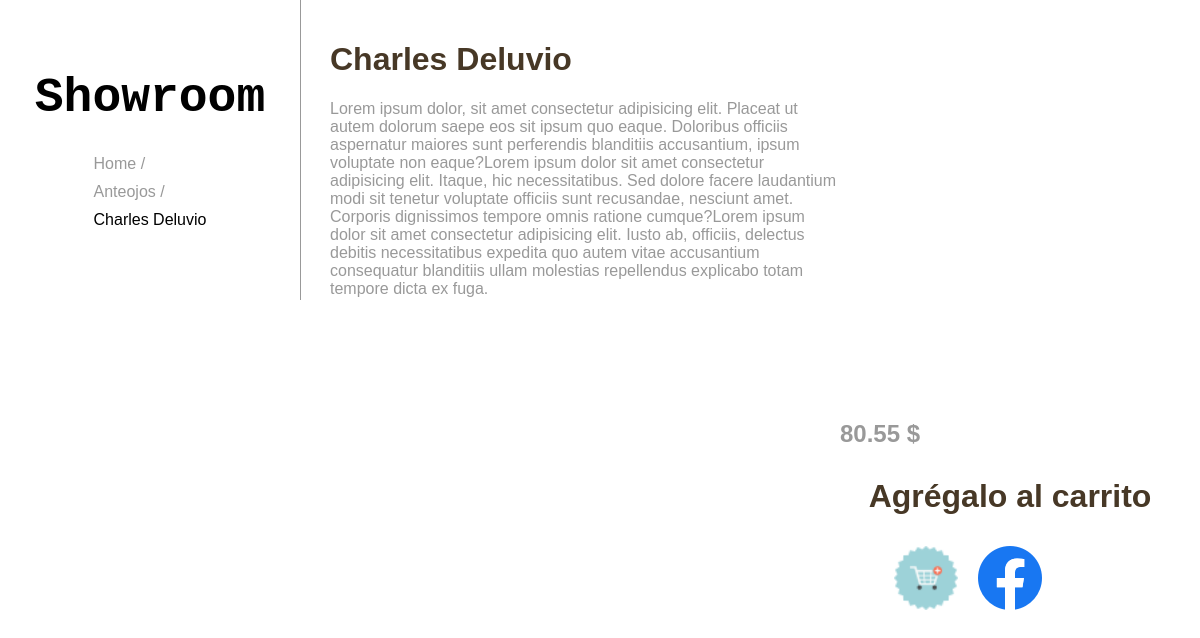
The app's page /categoria/1/producto/3 with its own data.
### tables this page shows
CREATE TABLE `productos` (
  `id` int(11) NOT NULL,
  `nombre` varchar(50) NOT NULL,
  `id_categoria` int(11) NOT NULL,
  `precio` decimal(60,2) NOT NULL,
  `contenido` text NOT NULL,
  `url_img_principal` text NOT NULL
);

CREATE TABLE `categoria` (
  `id` int(11) NOT NULL,
  `nombre` varchar(50) NOT NULL,
  `descripcion` varchar(150) NOT NULL,
  `url_imagen` text NOT NULL
);

### app/http/Request.php (called while the page is built, shortened)
<?php
class Request{
    public function uri(){
        return $this->_uri;
    }
    public function method(){
        return $this->_method;
    }
    public function fromGlobal(){
        $this->_uri= $_SERVER['REQUEST_URI'];
        $this->_method= $_SERVER['REQUEST_METHOD'];
        return $this;
    }
}

### app/controllers/CategoriaController.php (called while the page is built, shortened)
<?php
class CategoriaController{
    public static function producto($req,$param){
        $categorias = new CategoriaRepository($req->datasource);
        $productos = new ProductoRepository($req->datasource);
        $categoria = $categorias->findById($param[0]);
        $producto = $productos->findById($param[1]);
        require_once('../app/views/detalle.php');
    }
}

### app/http/Routing/RoutingMiddleware.php (called while the page is built, shortened)
<?php
class RoutingMiddleware extends Middleware{
    public function router(){
        return $this->_router;
    }
    public function handler($request){
        return $this->router()->handler($request);
    }
}

### app/http/Middlewares/SessionStartMiddlewares.php (called while the page is built, shortened)
<?php
class SessionStartMiddlewares extends Middleware{
    public function handler($request){
        $this->next($request);
    }
}

### public/index.php (called while the page is built, shortened)
<?php
require_once '../autoload.php';
$server = new Server((new Request())->fromGlobal());
$server->use(function($req,$middleware){
    $req->datasource = MysqlDataSource::getInstance();
    $req->mailer = new PhpmailerMailer();
    $middleware->next($req);
});
$server->if('/api',function($server){
    $server->use(new AuthoMiddleware());
    $server->router()->get('/api/producto','app\controllers\ApiController::AllProducto')
    ->get('/api/producto/(\w+)','app\controllers\ApiController::OneProducto')
    ->post('/api/producto','app\controllers\ApiController::CreateProducto')
    ->put('/api/producto/(\w+)','app\controllers\ApiController::UpdateProducto')
    ->patch('/api/producto/(\w+)','app\controllers\ApiController::PatchProducto')
    ->delete('/api/producto/(\w+)','app\controllers\ApiController::DeleteProducto')
    ->get('/api/categoria','app\controllers\ApiController::AllCategoria')
    ->get('/api/categoria/(\w+)','app\controllers\ApiController::OneCategoria')
    ->post('/api/categoria','app\controllers\ApiController::CreateCategoria')
    ->put('/api/categoria/(\w+)','app\controllers\ApiController::UpdateCategoria')
    ->patch('/api/categoria/(\w+)','app\controllers\ApiController::PatchCategoria')
    ->delete('/api/categoria/(\w+)','app\controllers\ApiController::DeleteCategoria')
    ->get('/api/usuario','app\controllers\ApiController::AllUsuario')
    ->get('/api/usuario/(\w+)','app\controllers\ApiController::OneUsuario')
    ->patch('/api/usuario/(\w+)','app\controllers\ApiController::PatchUsuario')
    ->delete('/api/usuario/(\w+)','app\controllers\ApiController::DeleteUsuario');
});
$server->not('/api',function($server){
    $server->use(new SessionStartMiddlewares());
    $server->router()->get('/','app\controllers\HomeController::index')
    ->get('/categoria/(\w+)','app\controllers\CategoriaController::index')
    ->get('/categoria/(\w+)/producto/(\w+)','app\controllers\CategoriaController::producto')
    ->get('/pedido','app\controllers\PedidoController::index')
    ->post('/pedido/presupuesto','app\controllers\PedidoController::presupuesto')
    ->post('/contacto','app\controllers\PedidoController::contacto')
    ->get('/carrito/agregar/(\w+)','app\controllers\CarritoController::agregar')
    ->get('/carrito/incrementar/(\w+)','app\controllers\CarritoController::incrementar')
    ->get('/carrito/reducir/(\w+)','app\controllers\CarritoController::reducir')
    ->get('/carrito/eliminar/(\w)','app\controllers\CarritoController::eliminar')
    ->get('/register','app\controllers\RegisterController::index')
    ->post('/register/create','app\controllers\RegisterController::create');
});
$server->handler();

### app/http/Middlewares/ClosureMiddleware.php (called while the page is built, shortened)
<?php
class ClosureMiddleware extends Middleware{
    private function getCallable(){
        return $this->_callable;
    }
    public function handler($request){
        $callable= $this->getCallable();
        return $callable($request,$this);
    }
}

### app/http/RequestPipeline.php (called while the page is built, shortened)
<?php
class RequestPipeline{
    private array $_handlers=[];
    public function use(Middleware $middleware){
        array_push($this->_handlers,$middleware);
    }
    public function handler(Request $request){
        $this->_handlers[0]->handler($request);
    }
}

### app/http/Server.php (called while the page is built, shortened)
<?php
class Server{
    private $_pipeline;
    private $_request;
    public function __construct(Request $request){
        $this->_pipeline = new RequestPipeline();
        $this->_request = $request;
    }
    public function use($middleware){
        if(is_callable($middleware)){
            $this->_pipeline->use(new ClosureMiddleware($middleware));
        }
        else{
            $this->_pipeline->use($middleware);
        }
    }
    public function handler(){
        $this->_pipeline->handler($this->_request);
    }
}

### autoload.php (called while the page is built, shortened)
<?php
spl_autoload_register(function($className){
    $className = str_replace('\\','/',$className);
    $className = '../'.$className.'.php';
});

### app/dataSource/MysqlDataSource.php (called while the page is built, shortened)
<?php
class MysqlDataSource implements IDataSource{
    private ?PDO $pdo=null;
    static public $instance=null;
    private function __construct(){
        $host='localhost';
        $db='phpAvanzado';
        $user='root';
        $pass='';
        try{
            $this->pdo= new PDO("mysql:host=$host;dbname=$db;charset=utf8",$user,$pass);
        }
        catch(PDOException $e){
            echo $e->getMessage();
        }
    }
    static public function getInstance(){
        if(!isset(self::$instance)){
            self::$instance = new MysqlDataSource();
        }
        return self::$instance;
    }
    public function findOne($resource,$field,$value){
        $sql="SELECT * FROM $resource WHERE $field = :value";
        $stmt=$this->pdo->prepare($sql);
        $stmt->bindValue(':value',$value);
        $stmt->execute();
        return $stmt->fetch(PDO::FETCH_ASSOC);
    }
}

### app/repositories/CategoriaRepository.php (called while the page is built, shortened)
<?php
class CategoriaRepository{
    public function findById($id){
        $result = $this->dataSource->findOne('categoria','id',$id);
        if(is_array($result)){
            $object = new Categoria(
                $result['id'],
                $result['nombre'],
                $result['descripcion'],
                $result['url_imagen'],
            );
            return $object;
        }
        else{
            return 'ERROR: El registro no existe :(';
        }
    }
}

### app/repositories/ProductoRepository.php (called while the page is built, shortened)
<?php
class ProductoRepository{
    public function findById($id){
        $result = $this->dataSource->findOne('productos','id',$id);
        if(is_array($result)){
            $object = new Producto(
                $result['id'],
                $result['nombre'],
                $result['id_categoria'],
                $result['precio'],
                $result['contenido'],
                $result['url_img_principal']
            );
            return $object;
        }
        else{
            return 'ERROR: El registro no existe :(';
        }
    }
}

### app/views/detalle.php (the view, shortened to what this page needs)
<!DOCTYPE html>
<html>
	<head>
		<link rel="stylesheet" href="/css/globals.css" />
		<link rel="stylesheet" href="/css/detalle.page.css" />
	</head>
	<body>
		<?php $urlCodificada = str_replace(' ','%20',$producto->url_img_principal)		?>
		<header>
			<a href="/" id="logo">Showroom</a>
			<div id="siteMap">
				<a href="/" class="backLink">Home /</a>
				<a href="/categoria/<?=$categoria->id?>" class="backLink"><?=$categoria->nombre?> /</a>
				<a href="#" class="backLink" style="color: black"
					><?=$producto->nombre?>
				</a>
			</div>
		</header>
		<main>
			<h1><?=$producto->nombre?></h1>
			<div id="contenido">
				<div id="texto">
					<?=$producto->contenido?>
				</div>
				<div id="miniaturas">
					<div class="imagenes">
						<div
							class="imagen"
							id="img1"
							style="
								background-image: url(<?=$urlCodificada?>);
							"
						></div>
					</div>
					<h2><?=$producto->precio?> $</h2>
					<h1 class="relacionados_titulo">Agrégalo al carrito</h1>
					<div class="relacionados">
						<a
							class="thumb"
							href="/carrito/agregar/<?=$producto->id?>"
							style="
							background-image: url(/iconos/add_to_cart.png);"
						></a>
						<a
							class="thumb"
							href="https://www.facebook.com/?locale=es_LA>"
							target="_blank"
							style="
							background-image: url(/iconos/fb_icon.png);"
						></a>
						<a
							class="thumb"
							href="https://www.instagram.com/>"
							target="_blank"
							style="
							background-image: url(/iconos/ig_icon.png);"
						></a>
					</div>
				</div>
			</div>
		</main>
	</body>
</html>

### app/http/Routing/Router.php (shortened to what this page needs)
<?php
class Router{
    private $_routes=[];
    public function add($method,$pattern,$callable){
        $pattern= str_replace('/','\/',$pattern);
        array_push($this->_routes,
            [
                'method' => strtoupper($method),
                'pattern' => $pattern,
                'callable' => $callable
            ]
        );
        return $this;
    }
    public function handler($request){
        foreach($this->_routes as $router){
            $pattern='#^'.$router['pattern'].'\/?$#';
            if(preg_match($pattern,$request->uri(),$urlParams) && $request->method()==$router['method']){
                array_shift($urlParams);
                return $router['callable']($request,$urlParams);
            }
        }
    }
}

### public/css/globals.css (style rules this page uses)
html, body { margin: 0; padding: 0; font-family: Arial, Helvetica, sans-serif; }
h1 { color: #999999ff; }

### public/css/detalle.page.css (style rules this page uses)
header { width: 300px; height: 300px; float: left; display: flex; flex-direction: column; justify-content: center; align-items: center; border-right: 1px solid #999; position: fixed; }
header #siteMap { display: flex; flex-direction: column; margin-top: 20px; }
header a.backLink { color: #999; text-decoration: none; margin-top: 10px; }
header a#logo { text-align: center; align-items: center; width: 300px; display: flex; justify-content: center; align-items: center; color: black; text-decoration: none; font-family: monospace; font-weight: bold; font-size: 48px; }
main { color: #999; box-sizing: border-box; padding: 20px; float: right; width: calc(100% - 310px); }
main h1 { color: #473826ff; }
.imagenes .imagen { width: 100%; height: 300px; background-position: center; background-size: cover; margin-left: 5px; }
#contenido { margin-top: 20px; display: flex; }
#texto { width: 60%; }
#miniaturas { width: 40%; }
.relacionados { display: flex; justify-content: center; }
.relacionados_titulo { margin-top: 30px; text-align: center; }
.thumb { display: block; width: 64px; height: 64px; background-position: center; background-size: cover; margin: 10px; }
a { text-decoration: none; }
a:link { color: grey; }

### records on screen
productos: id_categoria.nombre "Anteojos", nombre "Charles Deluvio", contenido "Lorem ipsum dolor, sit amet consectetur adipisicing elit. Placeat ut autem dolorum saepe eos sit ipsum quo eaque. Doloribus officiis aspernatur maiores sunt perferendis blanditiis accusantium, ipsum voluptate non eaque?Lorem ipsum dolor sit amet consectetur adipisicing elit. Itaque, hic necessitatibus. Sed dolore facere laudantium modi sit tenetur voluptate officiis sunt recusandae, nesciunt amet. Corporis dignissimos tempore omnis ratione cumque?Lorem ipsum dolor sit amet consectetur adipisicing elit. Iusto ab, officiis, delectus debitis necessitatibus expedita quo autem vitae accusantium consequatur blanditiis ullam molestias repellendus explicabo totam tempore dicta ex fuga.", precio "80.55"
